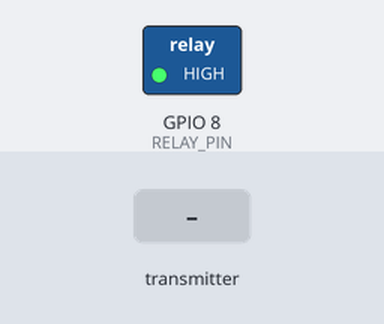
Recording of a sketch running on a simulated ESP32-C3. On the bench: switched loads named in the sketch (green lamp = pin HIGH). The inputs (shaded band) are chosen by the test bench. What the sketch prints to the serial monitor is not drawn.

Above: at 1.2 s.
1.3 s: the transmitter starts sending alarm = 1
At 2.3 s:
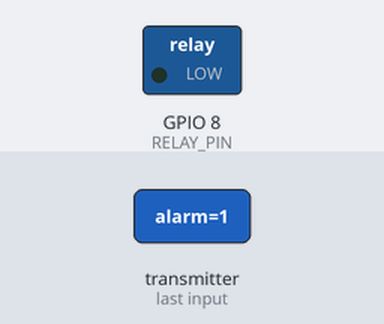
2.8 s: the transmitter starts sending alarm = 0
At 3.5 s:
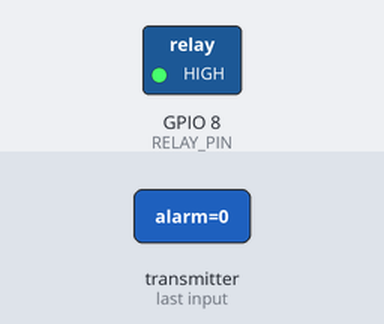
Timing chart, 0 to 5.8 s (numbered marks = the images above; inputs shaded):
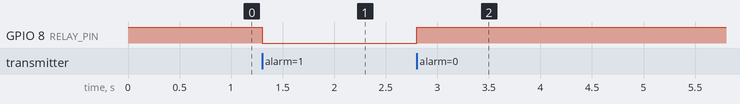

The sketch:

esp32_c3_SecModule_RX.ino
```cpp
#include <esp_now.h>
#include <WiFi.h>

// Структура приёма (должна совпадать с отправителем)
typedef struct struct_message {
  uint8_t id;
  bool alarm;
} struct_message;
struct_message receivedData;

#define RELAY_PIN 8   // пин реле (можно заменить на встроенный светодиод GPIO8 для проверки)

// 🔥 НОВЫЙ ПРОТОТИП callback-функции приёма
void OnDataRecv(const esp_now_recv_info *info, const uint8_t *incomingData, int len) {
  // info->src_addr – MAC-адрес отправителя (может пригодиться для проверки)
  // info->des_addr – MAC-адрес получателя (обычно не используется)

  if (len == sizeof(receivedData)) {
    memcpy(&receivedData, incomingData, sizeof(receivedData));

    // Убрать блокирующий вызов.
    // Serial.print("Датчик #");
    // Serial.print(receivedData.id);
    // Serial.print(" (MAC: ");
    // // Выведем MAC
    // Serial.printf("%02X:%02X:%02X:%02X:%02X:%02X",info->src_addr[0], info->src_addr[1], info->src_addr[2], info->src_addr[3], info->src_addr[4], info->src_addr[5]);
    // Serial.print("): ");
    // Serial.println(receivedData.alarm ? "ТРЕВОГА!" : "Норма");

    // Управляем реле (или светодиодом)
    digitalWrite(RELAY_PIN, receivedData.alarm ? LOW : HIGH);
  } else {
    Serial.println("Получены данные неверного размера");
  }
}

void setup() {
  Serial.begin(115200);
  pinMode(RELAY_PIN, OUTPUT);
  digitalWrite(RELAY_PIN, HIGH);

  WiFi.mode(WIFI_STA);
  if (esp_now_init() != ESP_OK) {
    Serial.println("Ошибка инициализации ESP-NOW");
    return;
  }
  esp_now_register_recv_cb(OnDataRecv);
  Serial.println("Модуль управления запущен, ждём данные...");
}

void loop() {
  // Здесь можно разместить веб-сервер или другой код
}
```

Measured:
- after the input at 1.3 s, GPIO 8 (RELAY_PIN): HIGH → LOW at once
- after the input at 2.8 s, GPIO 8 (RELAY_PIN): LOW → HIGH at once
